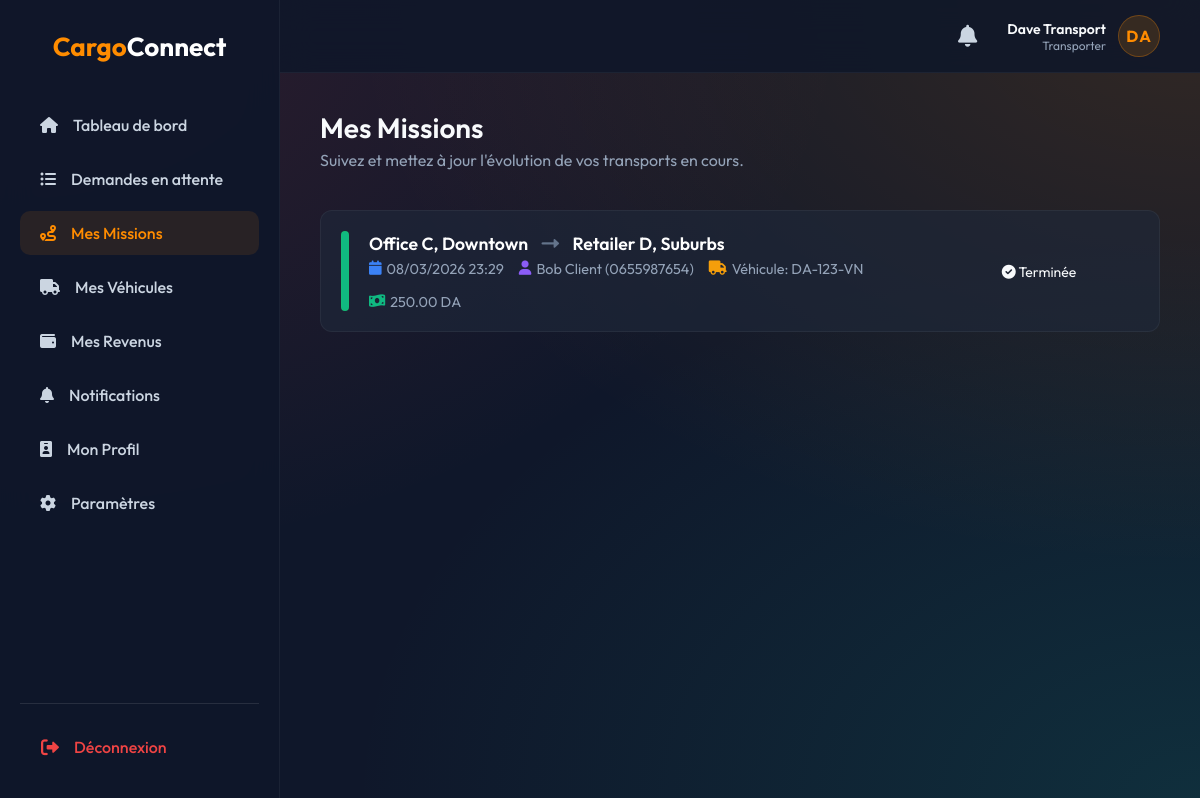
The app's page /transporter/jobs.php (signed in) with its own data.
### tables this page shows
CREATE TABLE IF NOT EXISTS reservations (
    id INT UNSIGNED AUTO_INCREMENT PRIMARY KEY,
    client_id INT UNSIGNED NOT NULL,
    vehicle_id INT UNSIGNED DEFAULT NULL,
    pickup_location VARCHAR(255) NOT NULL,
    destination VARCHAR(255) NOT NULL,
    cargo_type VARCHAR(100) NOT NULL,
    volume DECIMAL(8,2) COMMENT 'Volume in cubic meters',
    weight DECIMAL(8,2) COMMENT 'Weight in kg',
    reservation_date DATETIME NOT NULL,
    price DECIMAL(10,2) NULL,
    price_type ENUM('fixed', 'negotiable') DEFAULT 'fixed',
    transporter_proposed_price DECIMAL(10,2) NULL,
    status ENUM('pending', 'negotiation', 'accepted', 'in_progress', 'completed', 'cancelled') NOT NULL DEFAULT 'pending',
    created_at TIMESTAMP DEFAULT CURRENT_TIMESTAMP,
    FOREIGN KEY (client_id) REFERENCES users(id) ON DELETE CASCADE,
    FOREIGN KEY (vehicle_id) REFERENCES vehicles(id) ON DELETE SET NULL,
    INDEX idx_reservation_client (client_id),
    INDEX idx_reservation_vehicle (vehicle_id),
    INDEX idx_reservation_status (status),
    INDEX idx_reservation_date (reservation_date),
    INDEX idx_reservation_status_date (status, reservation_date)
);

CREATE TABLE IF NOT EXISTS users (
    id INT UNSIGNED AUTO_INCREMENT PRIMARY KEY,
    name VARCHAR(100) NOT NULL,
    email VARCHAR(150) NOT NULL UNIQUE,
    password_hash VARCHAR(255) NOT NULL,
    phone VARCHAR(20) UNIQUE,
    role ENUM('client', 'transporter', 'admin') NOT NULL DEFAULT 'client',
    status ENUM('active', 'suspended', 'pending') NOT NULL DEFAULT 'active',
    created_at TIMESTAMP DEFAULT CURRENT_TIMESTAMP,
    updated_at TIMESTAMP DEFAULT CURRENT_TIMESTAMP ON UPDATE CURRENT_TIMESTAMP,
    last_login DATETIME NULL,
    remember_token VARCHAR(255) NULL,
    INDEX idx_user_email (email),
    INDEX idx_user_role (role)
);

CREATE TABLE IF NOT EXISTS vehicles (
    id INT UNSIGNED AUTO_INCREMENT PRIMARY KEY,
    owner_id INT UNSIGNED NOT NULL,
    vehicle_type VARCHAR(50) NOT NULL,
    capacity DECIMAL(8,2) NOT NULL COMMENT 'Capacity in cubic meters/tons',
    plate_number VARCHAR(20) NOT NULL UNIQUE,
    status ENUM('active', 'inactive') NOT NULL DEFAULT 'active',
    created_at TIMESTAMP DEFAULT CURRENT_TIMESTAMP,
    updated_at TIMESTAMP DEFAULT CURRENT_TIMESTAMP ON UPDATE CURRENT_TIMESTAMP,
    FOREIGN KEY (owner_id) REFERENCES users(id) ON DELETE CASCADE,
    INDEX idx_vehicle_owner (owner_id)
);

### functions/reservation/queries.php (called while the page is built, shortened)
<?php
function getJobsByTransporter($transporter_id, $pdo) {
    $stmt = $pdo->prepare("SELECT r.*, u.name as client_name, u.phone as client_phone, v.plate_number, v.vehicle_type
                           FROM reservations r
                           JOIN users u ON r.client_id = u.id
                           JOIN vehicles v ON r.vehicle_id = v.id
                           WHERE v.owner_id = ?
                           ORDER BY
                              CASE r.status
                                WHEN ? THEN 1
                                WHEN ? THEN 2
                                WHEN ? THEN 3
                                WHEN ? THEN 4
                                ELSE 5
                              END, r.reservation_date DESC");
    $stmt->execute([$transporter_id, ReservationStatus::NEGOTIATION, ReservationStatus::ACCEPTED, ReservationStatus::IN_PROGRESS, ReservationStatus::COMPLETED]);
    return $stmt->fetchAll(PDO::FETCH_ASSOC);
}

### transporter/jobs.php (the view, shortened to what this page needs)
<?php
$db = new Database();
$pdo = $db->getConnection();
$transporter_id = $_SESSION['user_id'];
$jobs = getJobsByTransporter($transporter_id, $pdo);
?>
<!DOCTYPE html>
<html lang="fr">
<head>
    <link href="https://cdnjs.cloudflare.com/ajax/libs/font-awesome/6.0.0/css/all.min.css" rel="stylesheet">
    <link rel="stylesheet" href="<?php echo CSS_URL; ?>style.css">
    <link rel="stylesheet" href="<?php echo CSS_URL; ?>dashboard.css">
</head>
<body>
<div class="dashboard-layout">
    <?php include INC_PATH . 'sidebar.php'; ?>
    <main class="main-content">
        <?php include INC_PATH . 'topbar.php'; ?>
        <div class="page-header">
            <div>
                <h1>Mes Missions</h1>
                <p style="color: #94a3b8; margin-top: 5px;">Suivez et mettez à jour l'évolution de vos transports en cours.</p>
            </div>
        </div>
        <div style="margin-top: 20px;">
            <?php if (empty($jobs)): ?>
                <div style="text-align: center; padding: 50px 20px; background: rgba(30, 41, 59, 0.5); border-radius: 12px; border: 1px dashed rgba(255, 255, 255, 0.1);">
                    <i class="fas fa-route" style="font-size: 50px; color: #475569; margin-bottom: 15px;"></i>
                    <h3 style="color: #fff;">Aucune mission pour l'instant</h3>
                    <p style="color: #94a3b8; margin-top: 10px;">Allez dans "Demandes en attente" pour accepter de nouvelles missions.</p>
                </div>
            <?php else: ?>
                <?php foreach ($jobs as $job): ?>
                    <div class="job-card">
                        <div class="job-status-indicator status-<?php echo htmlspecialchars($job['status']); ?>"></div>
                        <div class="job-info">
                            <div class="job-route">
                                <?php echo htmlspecialchars($job['pickup_location']); ?> <i class="fas fa-long-arrow-alt-right" style="color: #64748b; margin: 0 10px;"></i> <?php echo htmlspecialchars($job['destination']); ?>
                            </div>
                            <div class="job-details">
                                <div class="job-detail-item">
                                    <i class="fas fa-calendar" style="color: #3b82f6;"></i>
                                    <?php echo date('d/m/Y H:i', strtotime($job['reservation_date'])); ?>
                                </div>
                                <div class="job-detail-item">
                                    <i class="fas fa-user" style="color: #8b5cf6;"></i>
                                    <?php echo htmlspecialchars($job['client_name']); ?> (<?php echo htmlspecialchars($job['client_phone']); ?>)
                                </div>
                                <div class="job-detail-item">
                                    <i class="fas fa-truck" style="color: #f59e0b;"></i>
                                    Véhicule: <?php echo htmlspecialchars($job['plate_number']); ?>
                                </div>
                                <div class="job-detail-item">
                                    <i class="fas fa-money-bill-wave" style="color: #10b981;"></i>
                                    <?php echo ($job['price'] > 0) ? number_format($job['price'], 2) . ' DA' : 'N/A'; ?>
                                </div>
                            </div>
                        </div>
                        <div class="job-actions">
                            <?php if ($job['status'] === 'negotiation'): ?>
                                <div class="negotiation-badge">
                                    <i class="fas fa-hourglass-half" style="font-size: 20px; display: block;"></i>
                                    <div class="neg-title">En négociation</div>
                                    <div class="neg-price"><?php echo number_format($job['transporter_proposed_price'], 2); ?> DA</div>
                                    <div class="neg-hint">En attente de la réponse du client</div>
                                </div>
                            <?php else: ?>
                                <div style="text-align: center;">
                                    <?php if ($job['status'] === 'completed'): ?>
                                        <span class="badge badge-success" style="font-size: 14px; padding: 8px 15px;"><i class="fas fa-check-circle"></i> Terminée</span>
                                    <?php elseif ($job['status'] === 'cancelled'): ?>
                                        <span class="badge badge-danger" style="font-size: 14px; padding: 8px 15px;"><i class="fas fa-times-circle"></i> Annulée</span>
                                    <?php endif; ?>
                                </div>
                            <?php endif; ?>
                        </div>
                    </div>
                <?php endforeach; ?>
            <?php endif; ?>
        </div>
    </main>
</div>
</body>
</html>

### includes/sidebar.php (shortened to what this page needs)
<?php
$role = $_SESSION['role'] ?? 'guest';
$current_page = basename($_SERVER['PHP_SELF']);
if (!function_exists('getRoleDashboardPath')) {
    function getRoleDashboardPath($role) {
        if ($role === 'transporter') return URL_ROOT . 'transporter/dashboard.php';
        return URL_ROOT . 'auth/login.php';
    }
}
$dashPath = getRoleDashboardPath($role);
?>
<aside class="sidebar">
    <a href="<?php echo $dashPath; ?>" class="logo">Cargo<span>Connect</span></a>
    <ul class="nav-menu">
        <li><a href="<?php echo $dashPath; ?>" <?php echo ($current_page == 'dashboard.php') ? 'class="active"' : ''; ?>><i class="fas fa-home"></i> Tableau de bord</a></li>
        <?php if ($role === 'transporter' || $role === 'admin'): ?>
            <li><a href="<?php echo URL_ROOT; ?>transporter/requests.php" <?php echo ($current_page == 'requests.php') ? 'class="active"' : ''; ?>><i class="fas fa-list-ul"></i> Demandes en attente</a></li>
            <li><a href="<?php echo URL_ROOT; ?>transporter/jobs.php" <?php echo ($current_page == 'jobs.php') ? 'class="active"' : ''; ?>><i class="fas fa-route"></i> Mes Missions</a></li>
            <li><a href="<?php echo URL_ROOT; ?>transporter/vehicles.php" <?php echo ($current_page == 'vehicles.php' || $current_page == 'vehicle_form.php') ? 'class="active"' : ''; ?>><i class="fas fa-truck"></i> Mes Véhicules</a></li>
            <li><a href="<?php echo URL_ROOT; ?>transporter/earnings.php" <?php echo ($current_page == 'earnings.php') ? 'class="active"' : ''; ?>><i class="fas fa-wallet"></i> Mes Revenus</a></li>
        <?php endif; ?>
        <li><a href="<?php echo URL_ROOT; ?>account/notifications.php" <?php echo ($current_page == 'notifications.php') ? 'class="active"' : ''; ?>><i class="fas fa-bell"></i> Notifications</a></li>
        <li><a href="<?php echo URL_ROOT; ?>account/profile.php" <?php echo ($current_page == 'profile.php') ? 'class="active"' : ''; ?>><i class="fas fa-id-badge"></i> Mon Profil</a></li>
        <li><a href="<?php echo URL_ROOT; ?>account/settings.php" <?php echo ($current_page == 'settings.php') ? 'class="active"' : ''; ?>><i class="fas fa-cog"></i> Paramètres</a></li>
    </ul>
    <div class="user-profile">
        <a href="<?php echo URL_ROOT; ?>logout.php" class="btn-logout"><i class="fas fa-sign-out-alt"></i> Déconnexion</a>
    </div>
</aside>

### includes/topbar.php (shortened to what this page needs)
<?php
$userName = $_SESSION['name'] ?? 'Utilisateur';
$userRole = ucfirst($_SESSION['role'] ?? '');
$userInitials = strtoupper(substr(trim($userName), 0, 2));
?>
<div class="topbar">
    <div class="topbar-right">
        <div class="notification-bell dropdown-wrapper">
            <i class="fas fa-bell"></i>
        </div>
        <div class="user-profile-top dropdown-wrapper">
            <div class="user-info">
                <span class="name"><?php echo htmlspecialchars($userName); ?></span>
                <span class="role"><?php echo htmlspecialchars($userRole); ?></span>
            </div>
            <div class="avatar" style="width: 42px; height: 42px; border-radius: 50%; background: rgba(255,140,0,0.15); border: 1px solid rgba(255,140,0,0.3); display: flex; align-items: center; justify-content: center; font-size: 16px; font-weight: 700; color: #ff8c00; letter-spacing: 1px;">
                <?php echo htmlspecialchars($userInitials); ?>
            </div>
        </div>
    </div>
</div>

### public/css/style.css (style rules this page uses)
:root { --primary: #ff8c00; --primary-hover: #ff6b00; --bg-dark: #0f172a; --text-main: #f8fafc; --text-muted: #94a3b8; --glass-bg: rgba(15, 23, 42, 0.4); --glass-border: rgba(255, 255, 255, 0.08); --glass-shadow: 0 25px 50px -12px rgba(0, 0, 0, 0.5); }
* { margin: 0; padding: 0; box-sizing: border-box; font-family: 'Outfit', sans-serif; }
body { min-height: 100vh; background: var(--bg-dark); display: flex; flex-direction: column; color: var(--text-main); position: relative; overflow-x: hidden; }

### public/css/dashboard.css (style rules this page uses)
body { background: #0f172a; background-image: radial-gradient(at 0% 0%, rgba(239, 68, 68, 0.15) 0px, transparent 50%), radial-gradient(at 100% 0%, rgba(255, 140, 0, 0.15) 0px, transparent 50%), radial-gradient(at 100% 100%, rgba(20, 184, 166, 0.15) 0px, transparent 50%); background-attachment: fixed; min-height: 100vh; color: #f8fafc; font-family: 'Inter', 'Outfit', sans-serif; }
.dashboard-layout { display: flex; min-height: 100vh; }
.sidebar { width: 280px; background: rgba(15, 23, 42, 0.95); backdrop-filter: blur(16px); border-right: 1px solid rgba(255, 255, 255, 0.05); color: white; padding: 30px 20px; display: flex; flex-direction: column; z-index: 1050; transition: all 0.4s cubic-bezier(0.4, 0, 0.2, 1); position: fixed; top: 0; left: 0; height: 100vh; overflow-y: auto; overflow-x: hidden; }
.sidebar .logo { font-size: 26px; font-weight: 700; color: #ff8c00; text-decoration: none; margin-bottom: 40px; display: block; text-align: center; }
.sidebar .logo span { color: white; }
.nav-menu { list-style: none; flex: 1; }
.nav-menu li { margin-bottom: 10px; }
.nav-menu a { display: flex; align-items: center; gap: 15px; padding: 12px 20px; color: #cbd5e1; text-decoration: none; border-radius: 10px; transition: all 0.3s; font-weight: 500; }
.nav-menu a:hover, .nav-menu a.active { background: rgba(255, 140, 0, 0.1); color: #ff8c00; }
.user-profile { margin-top: auto; padding-top: 20px; border-top: 1px solid rgba(255,255,255,0.1); display: flex; align-items: center; justify-content: space-between; }
.btn-logout { color: #ef4444; text-decoration: none; padding: 12px 20px; border-radius: 10px; transition: 0.3s; display: flex; align-items: center; gap: 15px; border: 1px solid transparent; width: 100%; font-weight: 500; }
.btn-logout i { font-size: 18px; }
.main-content { flex: 1; padding: 110px 40px 40px 40px; margin-left: 280px; width: calc(100% - 280px); overflow-y: auto; position: relative; z-index: 10; }
.topbar { position: fixed; top: 0; left: 280px; width: calc(100% - 280px); display: flex; justify-content: space-between; align-items: center; background: rgba(15, 23, 42, 0.85); backdrop-filter: blur(16px); border-bottom: 1px solid rgba(255, 255, 255, 0.05); padding: 15px 40px; z-index: 990; transition: all 0.4s cubic-bezier(0.4, 0, 0.2, 1); }
.topbar-right { display: flex; align-items: center; gap: 30px; }
.dropdown-wrapper { position: relative; cursor: pointer; }
.notification-bell { font-size: 22px; color: #cbd5e1; position: relative; transition: color 0.3s; }
.user-profile-top { display: flex; align-items: center; gap: 12px; }
.user-info { display: flex; flex-direction: column; align-items: flex-end; }
.user-info .name { font-size: 14px; font-weight: 600; color: #f8fafc; }
.user-info .role { font-size: 12px; color: #94a3b8; }
.avatar { font-size: 38px; color: #ff8c00; }
.page-header { display: flex; justify-content: space-between; align-items: center; margin-bottom: 40px; }
.page-header h1 { font-size: 28px; font-weight: 600; }
.status-completed { background: #dcfce7; color: #16a34a; }
h1, h2, h3, h4, .stat-details .num { color: #f8fafc; }
.page-header p { color: #94a3b8 !important; }
.status-completed { background: rgba(34, 197, 94, 0.2); color: #4ade80; border: 1px solid rgba(34, 197, 94, 0.3); }

### transporter/jobs.php (style rules this page uses)
.job-card { background: rgba(30, 41, 59, 0.6); border: 1px solid rgba(255, 255, 255, 0.05); border-radius: 12px; padding: 20px; margin-bottom: 20px; display: flex; align-items: center; gap: 20px; transition: transform 0.2s; }
.job-status-indicator { width: 8px; height: 100%; min-height: 80px; border-radius: 4px; }
.status-completed { background: #10b981; }
.job-info { flex: 1; }
.job-route { font-size: 1.1rem; font-weight: 600; margin-bottom: 5px; color: #fff; }
.job-details { color: #94a3b8; font-size: 0.9rem; display: flex; flex-wrap: wrap; gap: 15px; }
.job-detail-item { display: flex; align-items: center; gap: 5px; }
.job-actions { min-width: 200px; }

### records on screen
reservations: pickup_location "Office C, Downtown", destination "Retailer D, Suburbs", reservation_date "08/03/2026 23:29", client.name "Bob Client", client.phone "0655987654", vehicle.plate_number "DA-123-VN", price "250.00", status "completed" (drawn)

### other values on screen
$userName "Dave Transport"
$userRole "Transporter"
$userInitials "DA"
